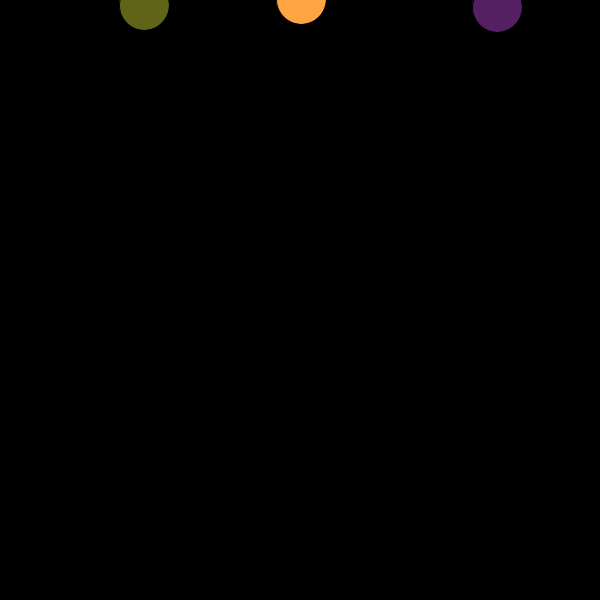
Frame 1 (no input)
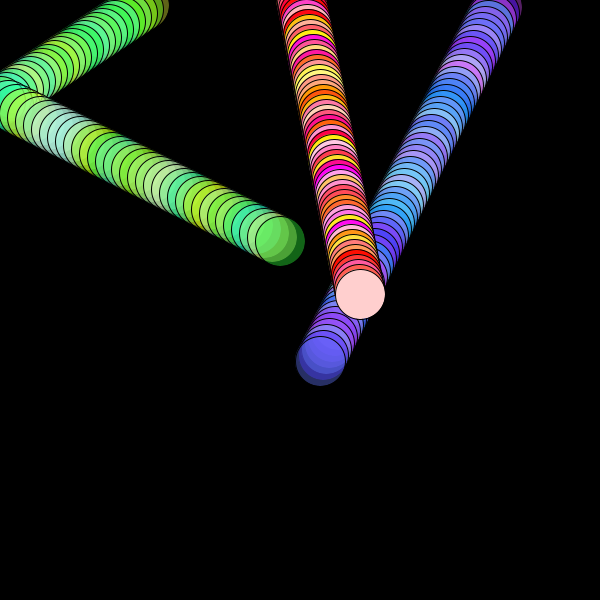
Frame 60 (the mouse pressed at the canvas centre just before this capture)
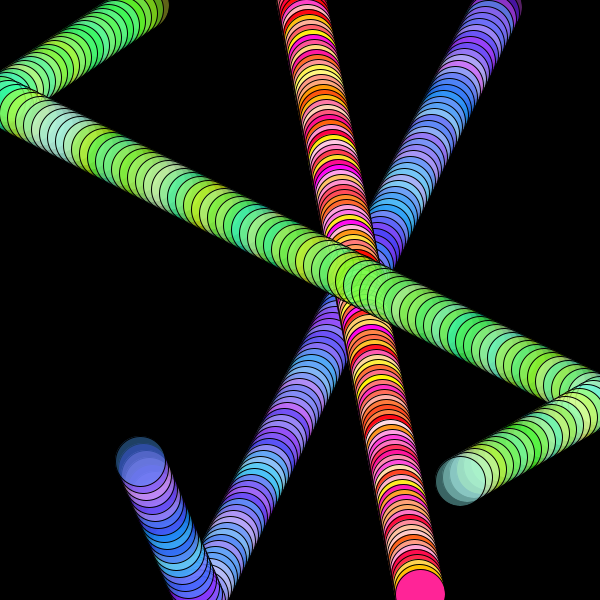
Frame 120 (the mouse held since frame 60 and released just before this capture)

The Processing sketch that drew these frames (run headless with seeded random() and noise(); from frame 60 on, the mouse is pressed at the canvas centre):

// Processing sketch: processing_39394
// ── processing_39394.pde

int rX;
int rY;
int directionRX;
int directionRY;
int gX;
int gY;
int directionGX;
int directionGY;
int bX;
int bY;
int directionBX;
int directionBY;

void setup(){
  size(600,600);
  smooth();
  background(0);
  rX = 300;
  rY = 1;
  directionRX = 1;
  directionRY = -2;
  
  gX = 150;
  gY = 1;
  directionGX = -6;
  directionGY = 4;
  
  bX = 500;
  bY = 1;
  directionBX = -3;
  directionBY = 6;
}

void draw(){
  //background(0);
 
 //redball 
 rX += directionRX;
 rY += directionRY;

 fill(255,random(255),random(255));
 ellipse(rX,rY,50,50);
 if(rY>=height){
   directionRY = -4;
 }
 if(rX>=width){
   directionRX = -3;
 }
 if(rY<=0){
   directionRY = +5;
 }
 if(rX<=0){
   directionRX = +4;
 }

  //greenball
 gX += directionGX;
 gY += directionGY;

 fill(random(255),255,random(255),100);
 ellipse(gX,gY,50,50);
 if(gY>=height){
   directionGY = -4;
 }
 if(gX>=width){
   directionGX = -7;
 }
 if(gY<=0){
   directionGY = +5;
 }
 if(gX<=0){
   directionGX = +8;
 }
 
 //blueball
 bX += directionBX;
 bY += directionBY;

 fill(random(255),random(255),255,100);
 ellipse(bX,bY,50,50);
 if(bY>=height){
   directionBY = -7;
 }
 if(bX>=width){
   directionBX = -3;
 }
 if(bY<=0){
   directionBY = +9;
 }
 if(bX<=0){
   directionBX = +4;
 }
}
